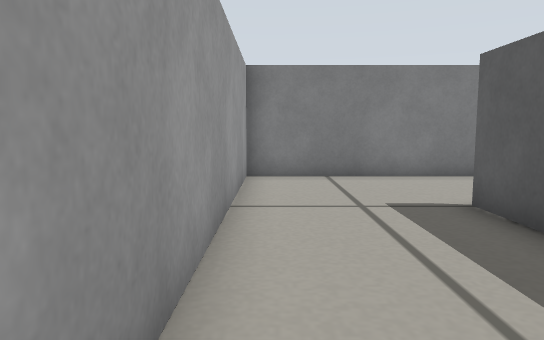
View 1 (above)

17 first-person views from a walk through a world built for the Gazebo simulator. The camera is 0.26 m above the floor, tilts 6° down and sees 70° across. The floor is counted in squares, 0.2 m on a side. Each view is taken from the middle of a square. On the plan, view 1 faces up. The plan holds only what a view shows up to about 15 squares ahead; the rest is blank.

View 2
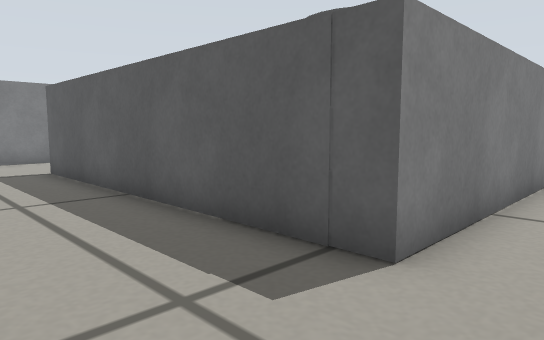

View 3
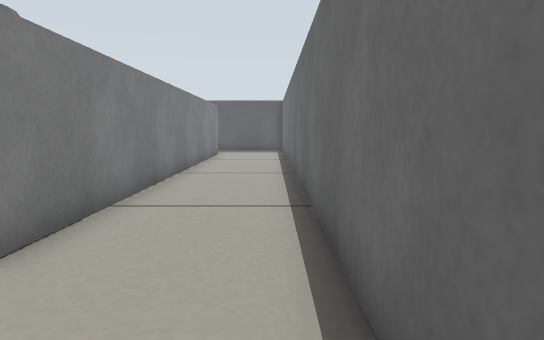

View 4
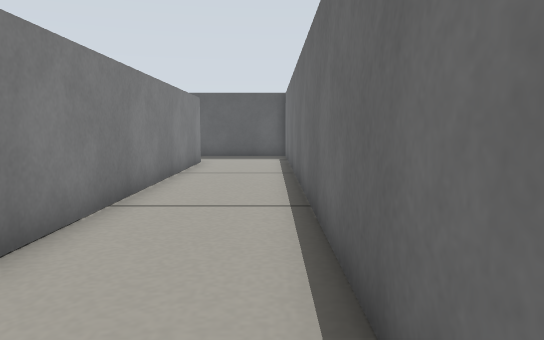

View 5
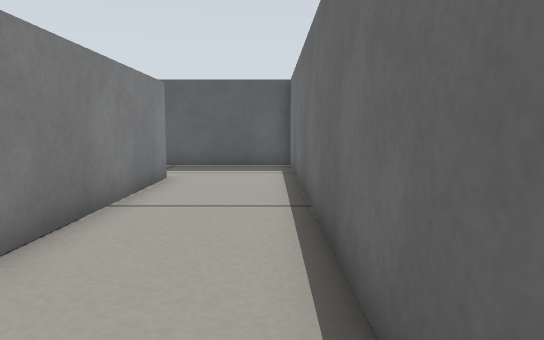

View 6
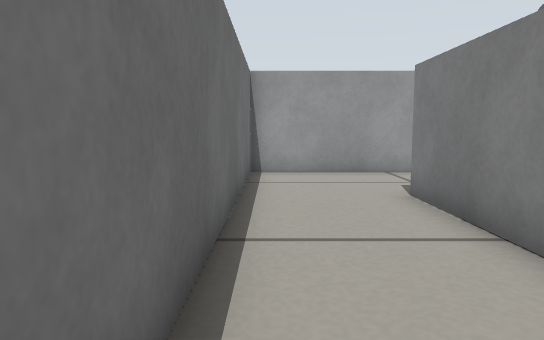

View 7
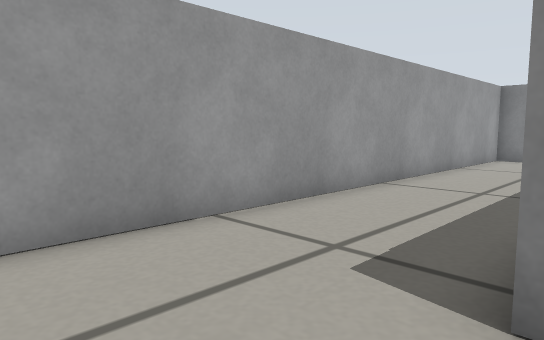

View 8
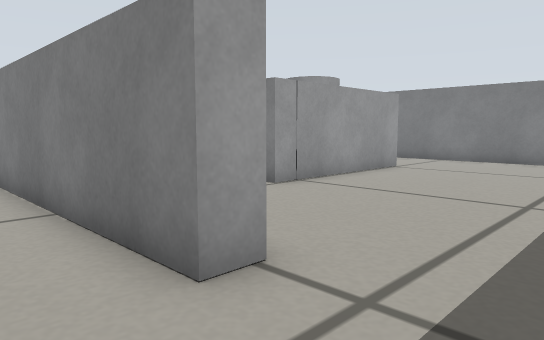

View 9
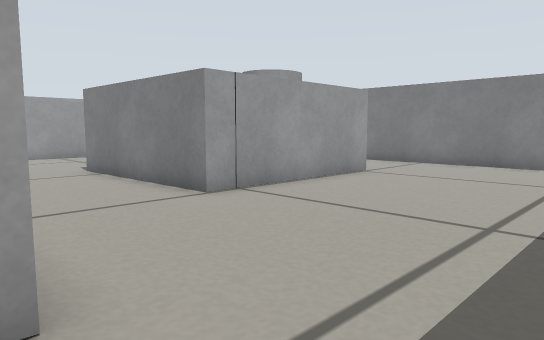

View 10
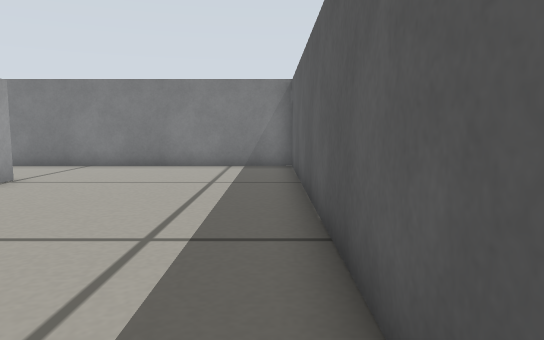

View 11
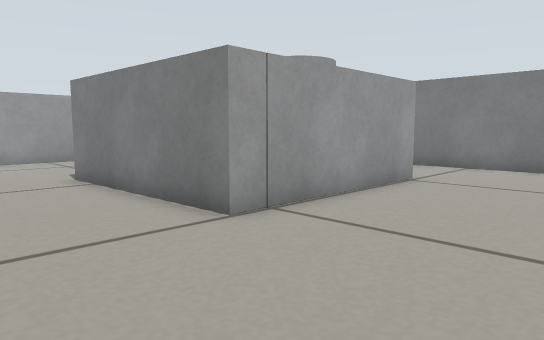

View 12
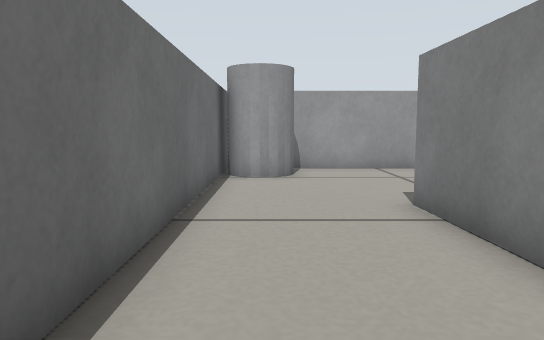

View 13
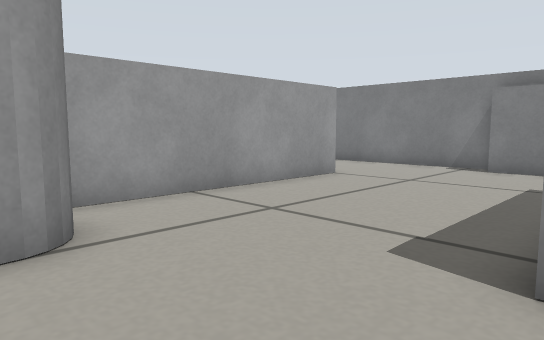

View 14
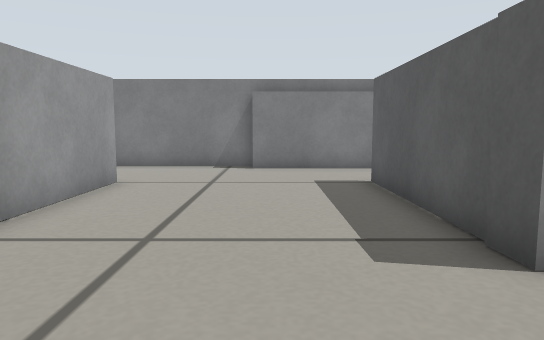

View 15
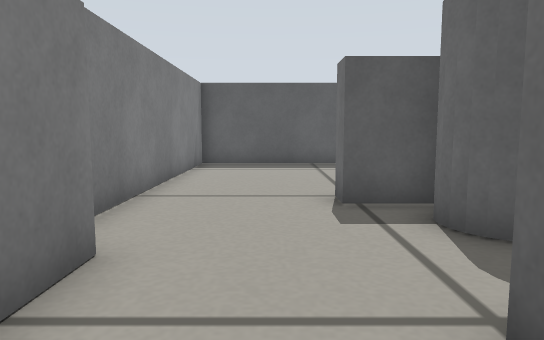

View 16
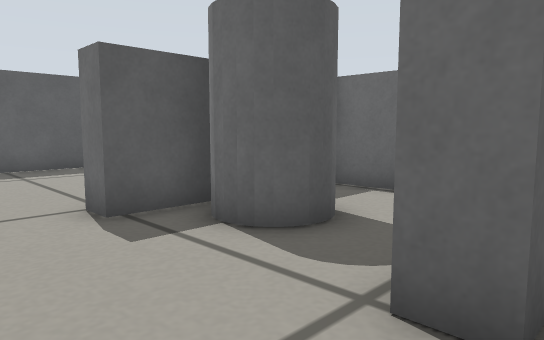

View 17
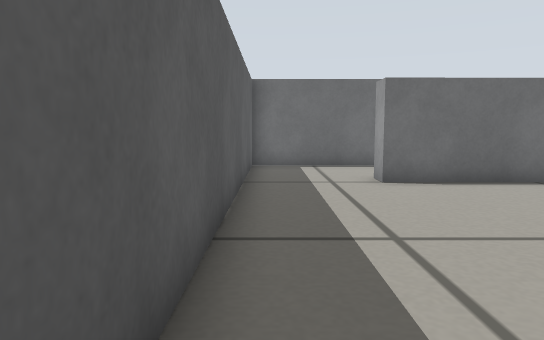

### Floor plan
Ten units are one square. View 1 is at (0, 0); x grows to the right and y downward. Boxes are objects, and circles mark ways between rooms. Rooms are numbered by the first view taken in them; rooms with no view inside come last. Other rooms are left out.
<svg viewBox="-12 -112 254 194">
<path fill="none" stroke="#000" d="M203 34 203 42 34 43 34 -65M45 -107 -7 -107 -7 77 237 77 237 35M138 -13 155 -14M156 -49 156 -68 165 -68 165 -6 105 -4 105 -66 114 -66M130 -98 74 -98M68 35 203 34M74 -107 45 -107M42 -65 42 14M237 35 237 -107 137 -107M41 35 47 35"/>
<rect x="45" y="15" width="20" height="20" fill="#bbb"><title>grey cylinder</title></rect>
<rect x="125" y="-65" width="30" height="30" fill="#bbb"><title>grey cylinder</title></rect>
<circle cx="220" cy="40" r="3" fill="#2a7"/>
<circle cx="40" cy="-85" r="3" fill="#2a7"/>
<text x="70" y="50">1</text>
<text x="140" y="-30">2</text>
</svg>
Room 1 opens to room 2.

Where each view was taken, in squares from view 1:
view 1: 0 up, 0 right, facing up
view 2: 6 down, 0 right, facing up-right
view 3: 7 down, 0 right, facing right
view 4: 7 down, 5 right, facing right
view 5: 7 down, 10 right, facing right
view 6: 7 down, 11 right, facing left
view 7: 7 down, 4 right, facing up-left
view 8: 6 down, 23 right, facing up-left
view 9: 4 down, 23 right, facing up-left
view 10: 3 down, 23 right, facing up
view 11: 3 down, 21 right, facing up-left
view 12: 2 down, 17 right, facing left
view 13: 3 down, 11 right, facing up-left
view 14: 3 down, 8 right, facing up
view 15: 8 up, 9 right, facing right
view 16: 9 up, 10 right, facing down-right
view 17: 6 up, 23 right, facing down
